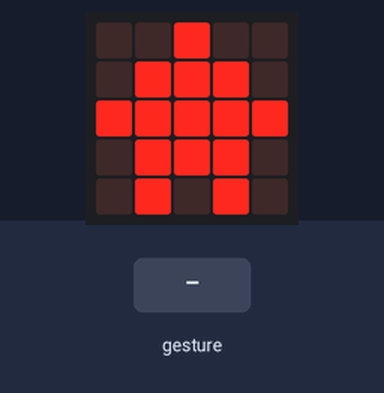
The program below on a simulated BBC micro:bit running MicroPython. Parts: the board's 5×5 LED display. The inputs (shaded band) are chosen by the test bench. A tilt is held for 1.5 s and a shake lasts 1 s, then the board lies face up again; the 48×5 strip is a reading aid, not a part: it shows the text the display is scrolling, unrolled, one strip-width of it at a time.

Above: at 12.1 s.
12.2 s: gesture 'shake'
At 14.2 s:
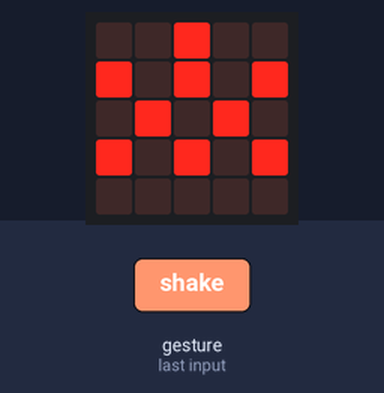
At 15.0 s:
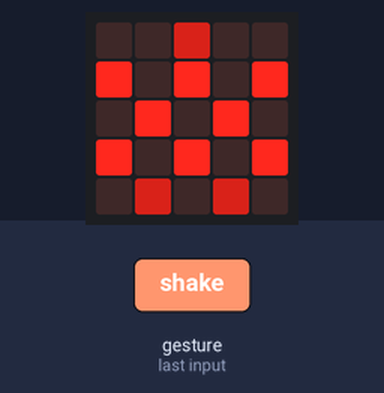

Measured:
- after the input at 12.2 s, the display: changes after 1.2 s (image 1)
- what the display in image 1 shows lasts 1.0 s, from 13.4 s to 14.4 s

The program:

SnowGlobe.py
```python
from microbit import *

display.scroll("SHAKE FOR SNOW")
display.show(Image.HOUSE)

snow1 = Image("00900:90909:09090:90909:00000")
snow2 = Image("00500:90909:09090:90909:05050")
snow3 = Image("00300:50505:09090:90909:09090")
snow4 = Image("00100:10101:05050:90909:09090")
snow5 = Image("00000:00000:01010:50505:05050")
snow6 = Image("00000:00000:00000:10101:01010")
snow7 = Image("00000:00000:00000:00000:01010")

snow_globe = [Image.HOUSE, snow1, snow2, snow3,
              snow4, snow5, snow6, snow7, Image.HOUSE]

while True:
	if accelerometer.was_gesture('shake'):
		display.show(snow_globe, delay=1000)
```
